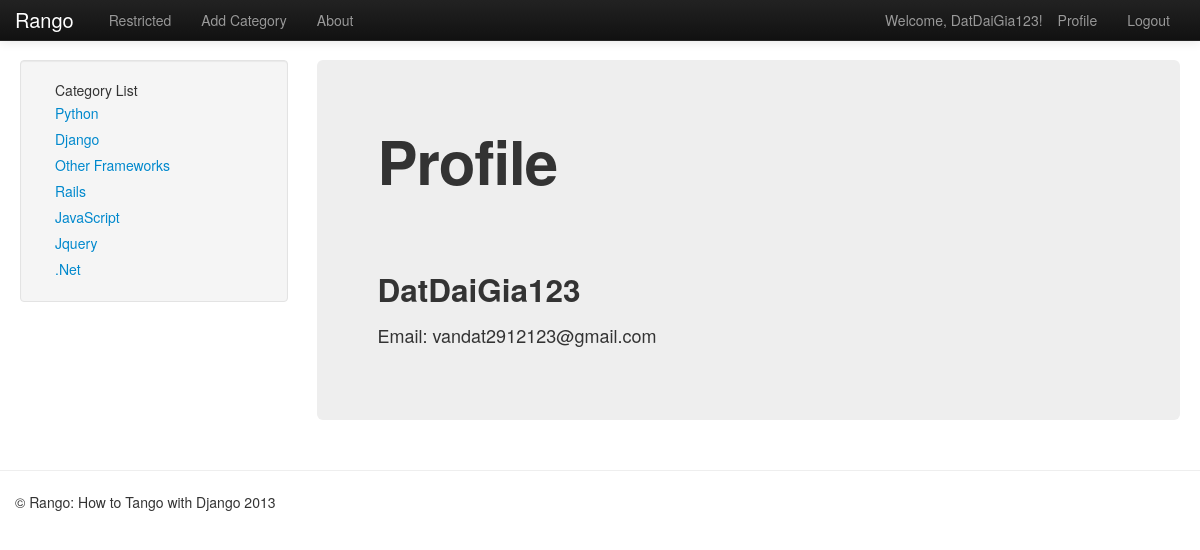
The page /rango/profile/ (signed in) on the database its author committed.
### rango/models.py (models this page shows, shortened)
class Category(models.Model):
    name = models.CharField(max_length=128, unique=True)
    views = models.IntegerField(default=0)
    likes = models.IntegerField(default=0)
    slug = models.SlugField()

### rango/views.py (the view)
@login_required
def profile(request):
    context = RequestContext(request)
    cat_list = get_category_list()
    context_dict = {'cat_list': cat_list}
    u = User.objects.get(username=request.user)
    try:
        up = UserProfile.objects.get(user=u)
    except:
        up = None
    context_dict['user'] = u
    context_dict['userprofile'] = up
    return render_to_response('rango/profile.html', context_dict, context)

### rango/views.py (called while the page is built)
def get_category_list():
    cat_list = Category.objects.all()
    return cat_list

### templates/rango/profile.html (shortened to what this page needs)
{% extends "rango/base.html" %}
{% block body_block %}
<div class="hero-unit">
    <h1> Profile <h1> <br/>
    <h2>{{ user.username }}</h2>
    <p>Email: {{ user.email }}</p>
</div>
{% endblock %}

### templates/rango/base.html (shortened to what this page needs)
<!DOCTYPE html>
{% load static %}
<html>
    <head>
        <link href="{% static 'css/bootstrap-fluid-adj.css' %}" rel="stylesheet">
        <link href="{% static 'css/bootstrap.min.css' %}" rel="stylesheet" media="screen">
        <link href="{% static 'css/bootstrap-responsive.css' %}" rel="stylesheet">
    </head>
    <body>
      <div class="navbar navbar-inverse navbar-fixed-top">
        <div class="navbar-inner">
          <div class="container">
              <a class="brand" href="/rango/">Rango</a>
              <div class="nav-collapse collapse">
                  <ul class="nav pull-right">
                      {% if user.is_authenticated %}
                      <li class="navbar-text">Welcome, {{ user.username }}!</li>
                      <li><a href="/rango/profile">Profile</a></li>
                      <li><a href="/rango/logout/">Logout</a></li>
                      {% else %}
                      <li><a href="/rango/register/">Register</a></li>
                      <li><a href="/rango/login/">Login</a></li>
                      {% endif %}
                  </ul>
                  <ul class="nav">
                      {% if user.is_authenticated %}
                      <li><a href="/rango/restricted/">Restricted</a></li>
                      <li><a href="/rango/add_category/">Add Category</a></li>
                      {% endif %}
                      <li><a href="/rango/about/">About</a></li>
                  </ul>
              </div>
          </div>
        </div>
      </div>
      <div class="container-fluid">
        <div class="row-fluid">
            <div class="span3">
                <div class="well sidebar-nav">
                   <div id="cats">
                     {% if cat_list %}
                         <ul class="nav nav-list"><li>Category List</li></ul>
                         {% include 'rango/category_list.html' with cat_list=cat_list %}
                     {% endif %}
                  </div>
                </div>
            </div>
            <div class="span9">
                {% block body_block %}
                {% endblock %}
            </div>
        </div>
      </div>
      <hr>
      <footer>
        <div class="container">
          <p>&copy; Rango: How to Tango with Django 2013</p>
        </div>
      </footer>
    </body>
</html>

### templates/rango/category_list.html
<ul class="nav nav-list">
    {% if cat_list %}
        {% for cat in cat_list %}
            <li><a href="/rango/category/{{ cat.slug }}">{{ cat.name }}</a></li>
        {% endfor %}
    {% else %}
        <li>No categories at present.</li>
   {% endif %}
</ul>

### rows shown on the page
Category: name "Python"
Category: name "Django"
Category: name "Other Frameworks"
Category: name "Rails"
Category: name "JavaScript"
Category: name "Jquery"
Category: name ".Net"

### other values the page prints
{{ user.username }} "DatDaiGia123"
{{ user.email }} "vandat2912123@gmail.com"
